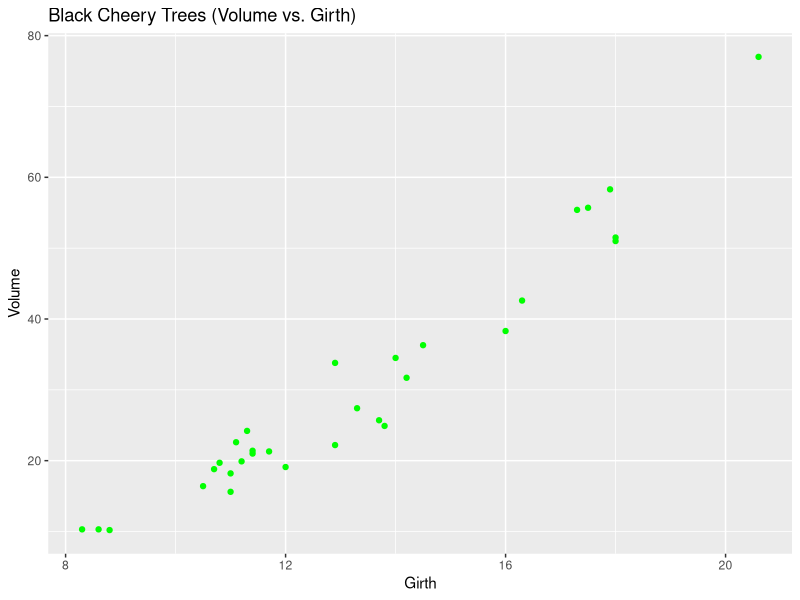
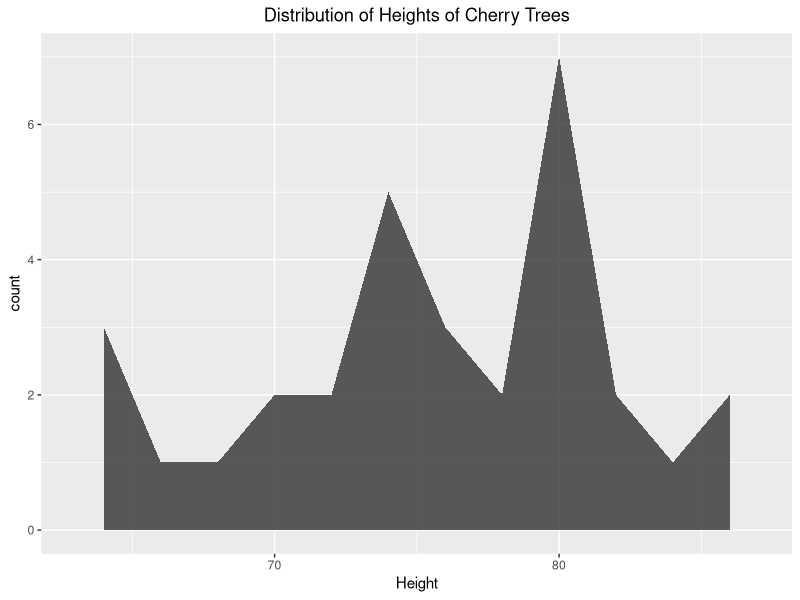
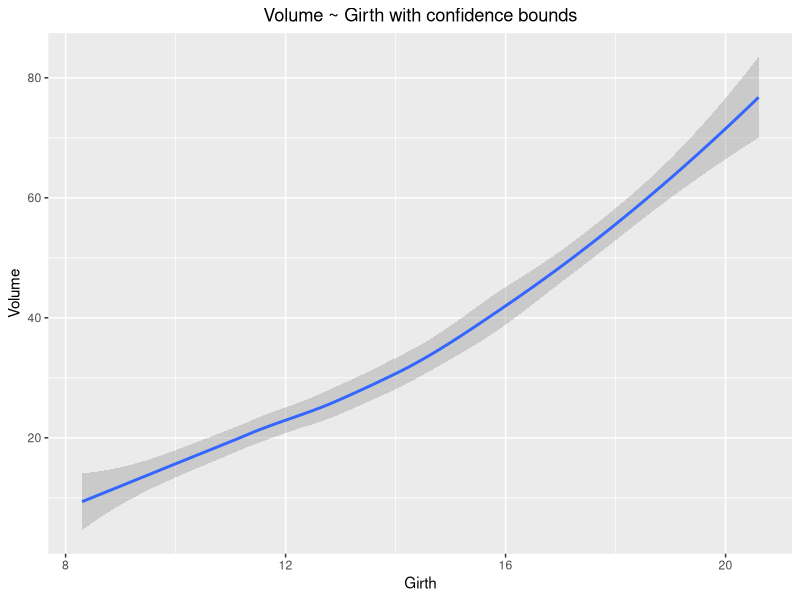

R code for these plots, in order:
## ---- chunk 1
knitr::opts_chunk$set(echo = TRUE)
## ---- chunk 2
library(tidyverse)
## ---- chunk 3

trees %>% 
  ggplot(aes(Girth, Volume)) + 
  geom_point(colour="green") + 
  ggtitle("Black Cheery Trees (Volume vs. Girth)")
## ---- chunk 4
trees %>% 
  ggplot(aes(Height)) + 
  geom_area(stat="bin", alpha=0.8, binwidth=2) +
  ggtitle("Distribution of Heights of Cherry Trees") +
  theme(plot.title = element_text(hjust = 0.5))
## ---- chunk 5
trees %>% 
  ggplot(aes(Girth, Volume)) + 
  geom_smooth() + 
  ggtitle("Volume ~ Girth with confidence bounds") +
  theme(plot.title = element_text(hjust = 0.5))
